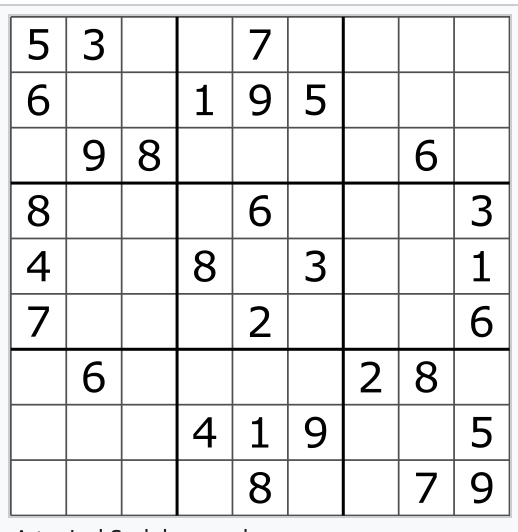
#> input picture sudoku_layout.png, 518 x 532 px
$ python -i number_extraction_and_centering.py   (imports and definitions only)
#> lines starting #> are read from the running program, lines starting #| are printed output that depends on the picture; after the words box and inside, x2 and y2 are one past the last pixel; in counts of white or black regions, pixels touching at a corner belong together
import cv2
import numpy as np
# 숫자를 추출하고 가운데 정렬
def extract_num(img):
    # 숫자를 전처리하는 함수를 호출
    result = preprocess_numbers(img)
    # 연결된 컴포넌트를 분석하여 레이블링, 통계 및 중심점을 반환
    retval, labels, stats, centroids = cv2.connectedComponentsWithStats(result)
    # 시각화를 위한 빈 이미지를 생성
    viz = np.zeros_like(result, np.uint8)

    centroidy = []  # 중심점을 저장할 리스트를 초기화
    stats_numbers = []  # 통계를 저장할 리스트를 초기화

    # 통계 배열을 순회하면서 조건에 맞는 객체(숫자)를 찾음
    for i, stat in enumerate(stats):
        if i == 0:  # 레이블 0은 배경을 나타내므로 건너뜀
            continue
        # 면적이 50 이상이고, 너비와 높이가 5에서 40 사이, 비율이 1:1부터 1:4 사이인 컴포넌트를 숫자로 간주
        if stat[4] > 50 and stat[2] in range(5,40) and stat[3] in range(5,40) and stat[0] > 0 and stat[
            1] > 0 and (int(stat[3] / stat[2])) in range(1,5):
            viz[labels == i] = 255  # 해당 컴포넌트를 시각화 이미지에 표시
            centroidy.append(centroids[i])  # 중심점을 리스트에 추가
            stats_numbers.append(stat)  # 통계를 리스트에 추가

    # 리스트를 NumPy 배열로 변환
    stats_numbers = np.array(stats_numbers)
    centroidy = np.array(centroidy)
    return viz, stats_numbers, centroidy  # 결과 이미지, 통계 배열, 중심점 배열을 반환
def preprocess_numbers(img):
    # 이진화
    img = cv2.adaptiveThreshold(img, 255, cv2.ADAPTIVE_THRESH_GAUSSIAN_C, cv2.THRESH_BINARY_INV, 9, 2)
    # 노이즈 제거를 위한 커널을 생성
    kernel = cv2.getStructuringElement(cv2.MORPH_ELLIPSE, (3, 3))
    # 모폴로지 연산을 통해 작은 노이즈를 제거
    img = cv2.morphologyEx(img, cv2.MORPH_CLOSE, kernel, iterations=1)

    return img
def center_numbers(img, stats, centroids):
    # 이미지에서 추출된 숫자를 가운데 정렬하고, 정렬된 숫자의 격자 위치를 표시하는 함수
    centered_num_grid = np.zeros_like(img, np.uint8)  # 숫자를 정렬할 빈 이미지 생성
    matrix_mask = np.zeros((9, 9), dtype='uint8')  # 숫자의 격자 위치를 표시할 행렬 생성

    for stat, centroid in zip(stats, centroids):  # 각 숫자의 통계와 중심점에 대해 반복
        img_left, img_top, width, height = calculate_centered_position(stat, centroid)  # 숫자를 정렬할 위치 계산
        centered_num_grid[img_top:img_top + height, img_left: img_left + width] = \
            img[stat[1]:stat[1] + height, stat[0]:stat[0] + width]  # 추출된 숫자를 새 위치에 복사
        x, y = calculate_grid_position(centroid)  # 숫자의 격자 위치 계산
        matrix_mask[y, x] = 1  # 격자 위치에 숫자 존재 표시

    return centered_num_grid, matrix_mask  # 정렬된 숫자 이미지와 격자 위치 행렬 반환

def calculate_centered_position(stat, centroid):
    # 추출된 숫자를 정렬할 위치를 계산하는 함수
    left, top, width, height = stat[0], stat[1], stat[2], stat[3]  # 숫자의 위치와 크기 정보
    img_left = int((left // 50) * 50 + (50 - width) / 2)  # 숫자를 격자 가운데 정렬할 왼쪽 위치 계산
    img_top = int((top // 50) * 50 + (50 - height) / 2)  # 숫자를 격자 가운데 정렬할 상단 위치 계산
    return img_left, img_top, width, height  # 계산된 위치와 크기 반환

def calculate_grid_position(centroid):
    # 숫자의 격자 위치를 계산하는 함수
    x = int(np.round((centroid[0] + 5) / 50, 1))  # 격자 내에서 숫자의 x 좌표 계산
    y = int(np.round((centroid[1] + 5) / 50, 1))  # 격자 내에서 숫자의 y 좌표 계산
    return x, y  # 계산된 격자 위치 반환

>>> import cv2
>>> picture = cv2.imread('../sudoku_layout.png', cv2.IMREAD_GRAYSCALE)
#> picture: shape (532, 518); min 0, max 255, mean 232.5
>>> result = extract_num(picture)
#> in preprocess_numbers, `img = cv2.adaptiveThreshold(img, 255, cv2.ADAPTIVE_THRESH_GAUSSIAN_C, ..`:
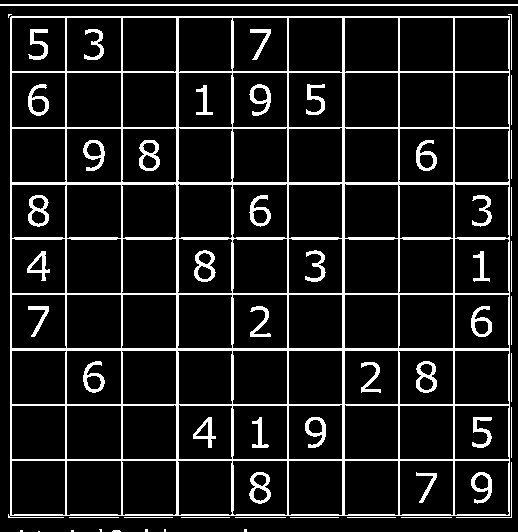
#> img: shape (532, 518); 11.6% white; 57 white regions (9 under 20 px), largest, box (x1, y1, x2, y2) and area: (8, 16, 510, 518) 22193, (0, 4, 518, 6) 1036, (28, 195, 49, 227) 316
#> in preprocess_numbers, `img = cv2.morphologyEx(img, cv2.MORPH_CLOSE, kernel, iterations=1)`:
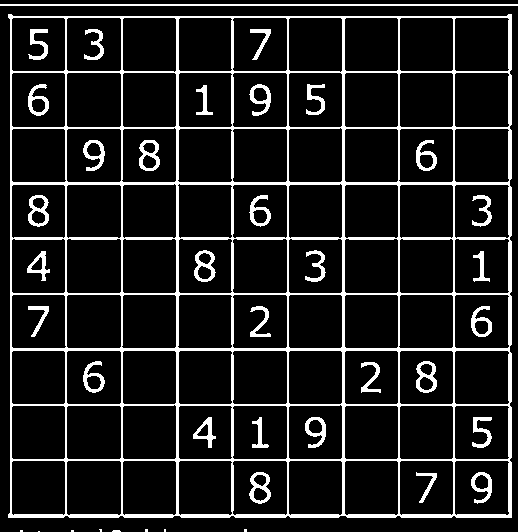
#> img: shape (532, 518); 12.1% white; 40 white regions (8 under 20 px), largest, box (x1, y1, x2, y2) and area: (8, 14, 512, 518) 24351, (0, 4, 518, 6) 1036, (416, 361, 437, 393) 320
#> in extract_num, `retval, labels, stats, centroids = cv2.connectedComponentsWithStats(re..`:
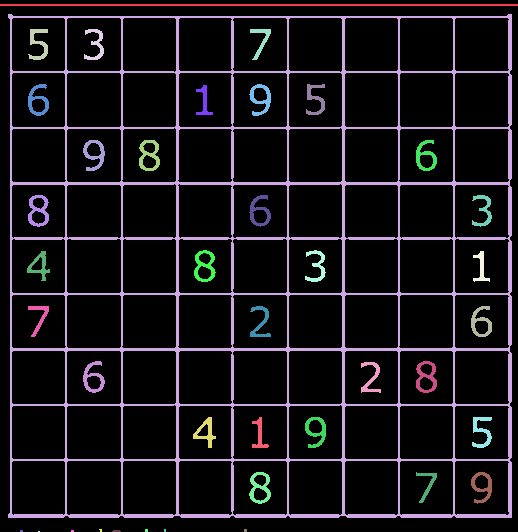
#> labels: shape (532, 518) int32; 41 distinct labels, from 0 to 40; one colour per label, 0 black
#> in extract_num, `retval, labels, stats, centroids = cv2.connectedComponentsWithStats(re..`: retval = 41; stats = 41 rows, first 6: [0, 0, 518, 532, 242308], [0, 4, 518, 2, 1036], [8, 14, 504, 504, 24351], [28, 29, 20, 31, 271], [84, 29, 20, 31, 239], [250, 29, 21, 31, 202]; centroids = 41 pairs, first value 21 to 483.2, second value 4.5 to 531
#> the loop in extract_num, `for i, stat in enumerate(stats):` made 41 passes
#> stat on passes 1 to 12: [0, 0, 518, 532, 242308], [0, 4, 518, 2, 1036], [8, 14, 504, 504, 24351], [28, 29, 20, 31, 271], [84, 29, 20, 31, 239], [250, 29, 21, 31, 202], [28, 84, 21, 32, 289], [196, 85, 17, 30, 186], [249, 84, 22, 32, 296], [306, 84, 19, 31, 254], [83, 140, 22, 31, 290], [139, 140, 21, 31, 316]
#> after the loop in extract_num, `for i, stat in enumerate(stats):`:
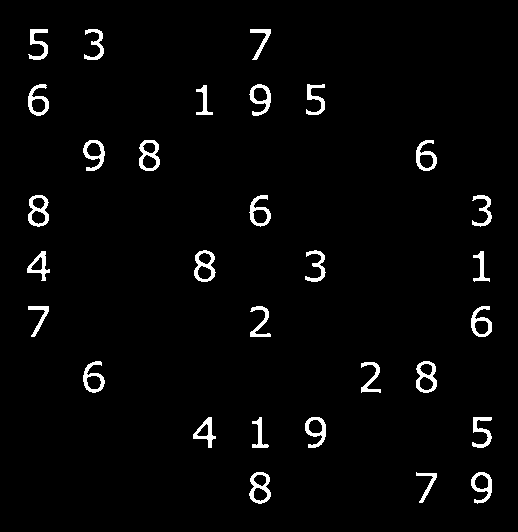
#> viz: shape (532, 518); 2.8% white; 30 white regions, largest, box (x1, y1, x2, y2) and area: (416, 361, 437, 393) 320, (249, 472, 271, 504) 320, (28, 195, 49, 227) 319
#> after the loop in extract_num, `for i, stat in enumerate(stats):`: centroidy = 30 pairs, first value 37.43 to 483.2, second value 39.63 to 487.4; stats_numbers = 30 items, first 6: [28, 29, 20, 31, 271], [84, 29, 20, 31, 239], [250, 29, 21, 31, 202], [28, 84, 21, 32, 289], [196, 85, 17, 30, 186], [249, 84, 22, 32, 296]
#> in extract_num, `stats_numbers = np.array(stats_numbers)`: stats_numbers = 30 rows, first 6: [28, 29, 20, 31, 271], [84, 29, 20, 31, 239], [250, 29, 21, 31, 202], [28, 84, 21, 32, 289], [196, 85, 17, 30, 186], [249, 84, 22, 32, 296]
